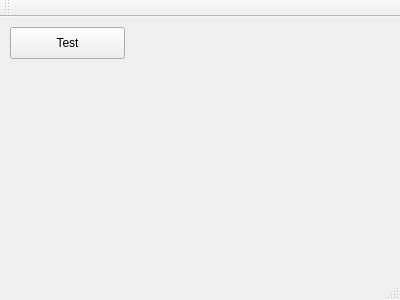
<?xml version="1.0" encoding="UTF-8"?>
<ui version="4.0">
 <class>DebugWindow</class>
 <widget class="QMainWindow" name="DebugWindow">
  <property name="geometry">
   <rect>
    <x>0</x>
    <y>0</y>
    <width>400</width>
    <height>300</height>
   </rect>
  </property>
  <property name="windowTitle">
   <string>DebugWindow</string>
  </property>
  <widget class="QWidget" name="centralWidget">
   <widget class="QPushButton" name="testButton">
    <property name="geometry">
     <rect>
      <x>10</x>
      <y>10</y>
      <width>115</width>
      <height>32</height>
     </rect>
    </property>
    <property name="text">
     <string>Test</string>
    </property>
   </widget>
  </widget>
  <widget class="QMenuBar" name="menuBar">
   <property name="geometry">
    <rect>
     <x>0</x>
     <y>0</y>
     <width>400</width>
     <height>22</height>
    </rect>
   </property>
  </widget>
  <widget class="QToolBar" name="mainToolBar">
   <attribute name="toolBarArea">
    <enum>TopToolBarArea</enum>
   </attribute>
   <attribute name="toolBarBreak">
    <bool>false</bool>
   </attribute>
  </widget>
  <widget class="QStatusBar" name="statusBar"/>
 </widget>
 <layoutdefault spacing="6" margin="11"/>
 <resources/>
 <connections/>
</ui>
